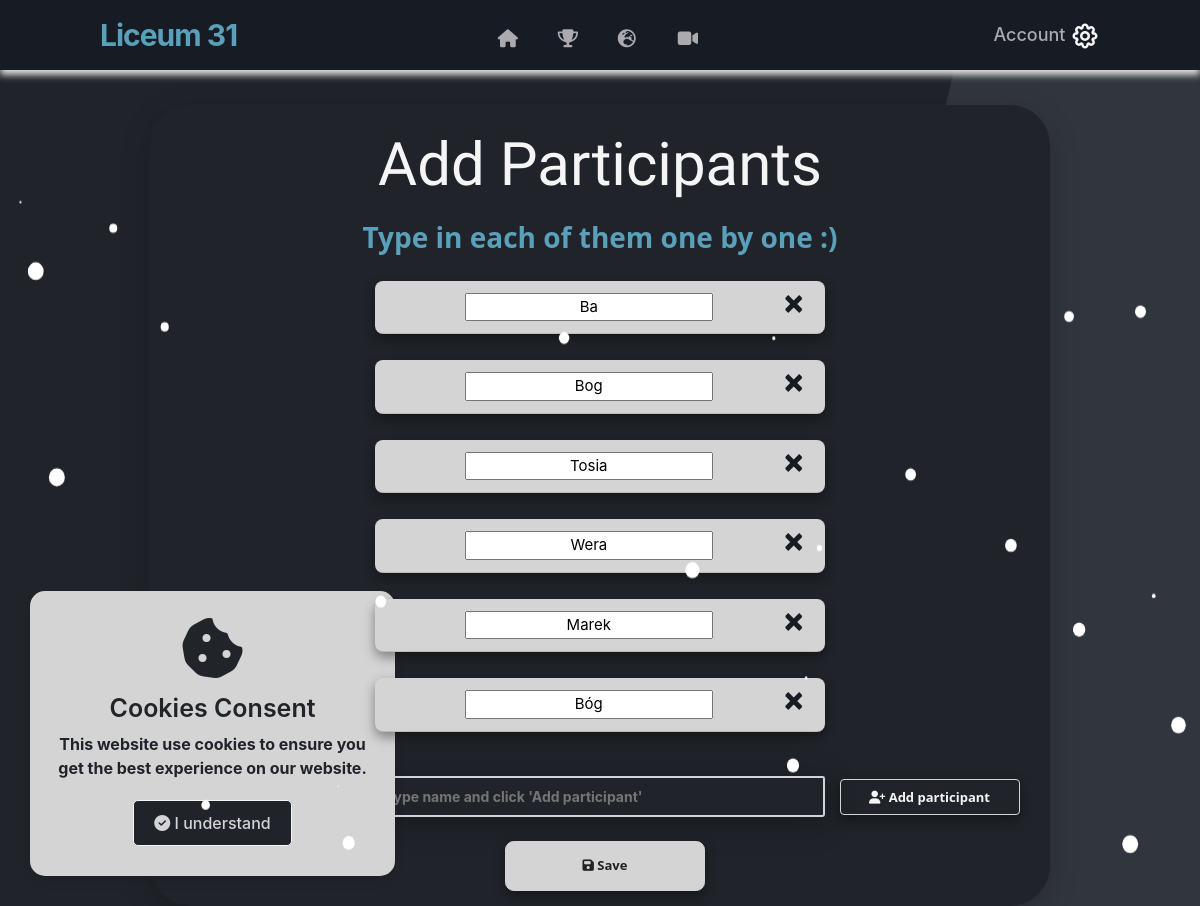
/new-opponents (signed in), run on the app's committed database.
### website/models.py (models this page shows)
class Opponent(db.Model):
    id = db.Column(db.Integer,primary_key=True)
    tournament_id = db.Column(db.Integer,db.ForeignKey('tournament.id'))
    email = db.Column(db.String(150))
    standing = db.relationship('Standing')
    name = db.Column(db.String(100000))

### website/views.py (the view, shortened to what this page needs)
@views.route('/new-opponents', methods=['GET', 'POST'])
@login_required
def get_opponents_manually():
    tournamentDTO = TournamentController()
    tournamentDTO.Load(current_user.current_tournament_id)
    partizipantsNumberLimit = tournamentDTO.tournament.max_opponents
    tournamentDTO.ApplyChangesInOpponentsNames(request)
    return render_template("new_opponents.html", user=current_user, tournament=tournamentDTO.tournament)

### website/Classes.py (called while the page is built)
    def Load(self, id):
        self.tournament = Tournament.query.get(id)

    def Save(self):  # self is always required as a argument
        db.session.commit()

    def ApplyChangesInOpponentsNames(self, request):
        opponents = self.tournament.opponents
        for i in range(len(opponents)):
            opponentsName = request.form.get(f'opponent{i+1}')
            if opponentsName:
                if len(opponentsName) > 1:
                    if opponents[i].name != opponentsName:
                        opponents[i].name  = opponentsName
        self.Save()

### website/__init__.py (called while the page is built)
def create_app():
    app = Flask(__name__)
    app.config['SECRET_KEY'] = 'kjabwdlajbal'
    app.config['SQLALCHEMY_DATABASE_URI'] = f'sqlite:///{DB_NAME}'
    app.config['SQLALCHEMY_TRACK_MODIFICATIONS'] = False
    app.config['TRAP_HTTP_EXCEPTIONS']=True
    db.init_app(app)  # inicjowanie bazy danych dla aplikacji
    from .views import views
    from .auth import auth
    app.register_blueprint(views, url_prefix='/')
    app.register_blueprint(auth, url_prefix='/')
    from .models import User
    create_datebase(app)
    login_manager = LoginManager()
    login_manager.login_view = 'auth.login'
    login_manager.init_app(app)
    @login_manager.user_loader
    def load_user(id):
        return User.query.get(int(id))
    return app

### website/templates/new_opponents.html
{% extends "base.html" %} {% block title %}Schedule Generator{% endblock %} {% block content %}
<section class="newplayers_box_container container_newplayer">
  <br />
  <h3 align="center">Add Participants</h3>
  <h4 class="h4_main" style="color: #5aa0ba;" align="center">Type in each of them one by one :)</h4>
  <form method="POST">
    <ol class="list-group list-group-flush" id="notes">
      {% for opponent in tournament.opponents %}
      <li align="center" class="list-group-item">
        <input style="text-align: center;" type="text " name="opponent{{loop.index}}" value="{{opponent.name}}" />
        <button type="button" class="close" onClick="deleteOpponent({{opponent.id}})">
          <span aria-hidden="true">&times;</span>
        </button>
      </li>
      {% endfor %}
    </ol>
    <br />
    <div align="left">
      <input style="display: inline-block" name="opponent" class="form_control"
        placeholder="Type name and click 'Add participant'" type="text" />
      <button id="btn" type="submit" class="btn-add">
        <i class="fas fa-user-plus"></i>
        Add participant
      </button>
    </div>
    <br />
    <div align="center">
      <a href="/schedule"><button id="btn" type="button" class="btn-danger_nav_generator_home">
          <i class="fas fa-save"></i>
          Save
        </button>
      </a>
  </form>
  </div>
</section>
{% endblock %}

### website/static/style.css (style rules this page uses)
html { scroll-behavior: smooth; }
body { background-image: url("../static/bgp.png"); scroll-behavior: smooth; overflow: overlay; background-repeat: no-repeat; background-attachment: fixed; }
h4 { font-family: "Segoe UI", Tahoma, Geneva, Verdana, sans-serif; }
.h4_main { font-family: "Segoe UI", Tahoma, Geneva, Verdana, sans-serif; color: #20242a; font-size: 28px; font-weight: 800; margin: 20px; }
h3 { color: whitesmoke; font-family: "Stick No Bills", sans-serif; font-size: 60px; }
.close { color: #171c24; float: right; font-size: 33px; font-weight: bold; cursor: pointer; margin-top: -8px; text-shadow: 0 1px 0 #171c24; opacity: 100%; }
.fa, .fab, .fad, .fal, .far, .fas { line-height: 0; -moz-outline: none; outline: none; }
.form_control { display: block; width: 50%; height: calc(1.5em + 0.75rem +2 px); padding: 8px; font-size: 14px; font-weight: 500; line-height: 1.5; color: whitesmoke; background-color: #20242a; background-clip: padding-box; border: 1px solid #ced4da; border-radius: 0.15rem; transition: border-color 0.15s ease-in-out, box-shadow 0.15s ease-in-out; margin-left: 25%; }
.list-group { display: flex; flex-direction: column; padding-left: 0; margin-bottom: 0; font-weight: 700; }
.list-group-flush .list-group-item:first-child { border-top-width: 0; }
.list-group-flush .list-group-item { border-right-width: 0; border-left-width: 0; border-radius: 8px; width: 50%; margin-left: 25%; margin-top: 6px; }
a { color: #fff; font-size: 18px; font-weight: 500; text-decoration: none; }
.newplayers_box_container { background-color: #20242a; height: 250px; width: 700px; box-shadow: 0 8px 30px 0 rgba(0, 0, 0, 0.2); border-radius: 40px; }
.container_newplayer { width: 900px; height: auto; margin: 0 auto; margin-top: 3%; }
.form_control { display: block; width: 50%; height: calc(1.5em + 0.75rem +2 px); padding: 8px; font-size: 14px; font-weight: 700; line-height: 1.5; color: rgb(212, 212, 212); background-color: #20242a; background-clip: padding-box; border: 2px solid #ced4da; border-radius: 0.15rem; box-shadow: 0px 5px 32px rgb(0 0 0 / 30%); transition: border-color 0.15s ease-in-out, box-shadow 0.15s ease-in-out; margin-left: 25%; }
.btn-add { background-color: transparent; border: 0; width: 180px; height: 36px; border-radius: 0.25rem; font-family: "Segoe UI", Tahoma, Geneva, Verdana, sans-serif; color: whitesmoke; font-size: 13px; font-weight: bold; outline: none; box-shadow: 0px 5px 12px rgba(0, 0, 0, 0.4); transition: 0.5s; backface-visibility: hidden; border: 1px solid rgb(212, 212, 212); margin-left: 10px; }
.list-group-item { width: 50%; position: relative; display: block; padding: 0.75rem 1.25rem; background-color: rgb(212, 212, 212); border: 1px solid rgba(0, 0, 0, 0.125); box-shadow: 0px 5px 12px rgba(0, 0, 0, 0.4); color: #20242a; font-weight: bold; font-size: 15px; margin-left: 25%; margin-bottom: 20px; }
.btn-danger_nav_generator_home { background-color: rgb(212, 212, 212); border: 0; width: 200px; height: 50px; border-radius: 0.55rem; font-family: "Segoe UI", Tahoma, Geneva, Verdana, sans-serif; color: #202225; font-size: 13px; font-weight: bold; outline: none; box-shadow: 0px 5px 12px rgba(0, 0, 0, 0.4); transition: 0.5s; backface-visibility: hidden; border: 1px solid rgb(212, 212, 212); margin-left: 10px; margin-bottom: 15px; }

### data on the page
Opponent: opponent1 "Ba"
Opponent: opponent2 "Bog"
Opponent: name "Tosia"
Opponent: name "Wera"
Opponent: name "Marek"
Opponent: name "Bóg"
